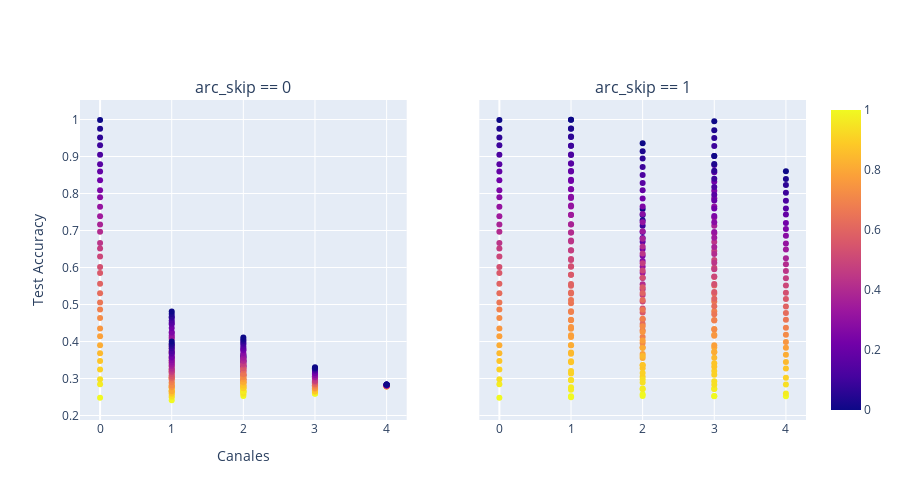

Source (notebook cell):
### Code cell
import plotly.express as px
import pandas as pd

hue = "swaps"
yplot = "test_Accuracy"
xplot = "arc_encoder_blocks"

extra_info = ["arc_features", "arc_num_conv",  "arc_latent_volume", "arc_encoder_blocks"]

df0 = df.query("arc_skip == 0")
df1 = df.query("arc_skip == 1")

fig0 = px.scatter(
    df0, x=xplot, y=yplot, color=hue, title="No skip", hover_data=extra_info)

fig1 = px.scatter(df1, x=xplot, y=yplot, color=hue, title="Skip", hover_data=extra_info)

fig0.update_layout(showlegend=False)  # Oculta la leyenda en el primer gráfico

# Combinar ambos gráficos en subplots
from plotly.subplots import make_subplots
import plotly.graph_objects as go

fig = make_subplots(rows=1, cols=2, subplot_titles=["arc_skip == 0", "arc_skip == 1"], shared_yaxes=True)

for trace in fig0.data:
    fig.add_trace(trace, row=1, col=1)

for trace in fig1.data:
    fig.add_trace(trace, row=1, col=2)

fig.update_layout(width=900, height=500, legend_title="Num swaps", showlegend=True,
                  xaxis={'title':{'text':"Canales"}},
                  yaxis={'title':{'text':"Test Accuracy"}},)

fig.show()

### Figure 1 — Plotly figure (JSON) as saved in the notebook; plotly's stock layout.template omitted (floating-point values rounded to 4 significant figures; data arrays with more than 128 entries replaced by an {"elided": "..."} marker saying what was removed)
{"data": [{"customdata": {"elided": "272x3 mixed values"}, "hovertemplate": "arc_encoder_blocks=%{x}<br>test_Accuracy=%{y}<br>arc_features=%{customdata[0]}<br>arc_num_conv=%{customdata[1]}<br>arc_latent_volume=%{customdata[2]}<br>swaps=%{marker.color}<extra></extra>", "legendgroup": "", "marker": {"color": {"elided": "272 float values"}, "coloraxis": "coloraxis", "symbol": "circle"}, "mode": "markers", "name": "", "orientation": "v", "showlegend": false, "type": "scatter", "x": {"elided": "272 int values"}, "xaxis": "x", "y": {"elided": "272 float values"}, "yaxis": "y"}, {"customdata": {"elided": "272x3 mixed values"}, "hovertemplate": "arc_encoder_blocks=%{x}<br>test_Accuracy=%{y}<br>arc_features=%{customdata[0]}<br>arc_num_conv=%{customdata[1]}<br>arc_latent_volume=%{customdata[2]}<br>swaps=%{marker.color}<extra></extra>", "legendgroup": "", "marker": {"color": {"elided": "272 float values"}, "coloraxis": "coloraxis", "symbol": "circle"}, "mode": "markers", "name": "", "orientation": "v", "showlegend": false, "type": "scatter", "x": {"elided": "272 int values"}, "xaxis": "x2", "y": {"elided": "272 float values"}, "yaxis": "y2"}], "layout": {"annotations": [{"font": {"size": 16}, "showarrow": false, "text": "arc_skip == 0", "x": 0.225, "xanchor": "center", "xref": "paper", "y": 1, "yanchor": "bottom", "yref": "paper"}, {"font": {"size": 16}, "showarrow": false, "text": "arc_skip == 1", "x": 0.775, "xanchor": "center", "xref": "paper", "y": 1, "yanchor": "bottom", "yref": "paper"}], "height": 500, "legend": {"title": {"text": "Num swaps"}}, "showlegend": true, "width": 900, "xaxis": {"anchor": "y", "domain": [0, 0.45], "title": {"text": "Canales"}}, "xaxis2": {"anchor": "y2", "domain": [0.55, 1]}, "yaxis": {"anchor": "x", "domain": [0, 1], "title": {"text": "Test Accuracy"}}, "yaxis2": {"anchor": "x2", "domain": [0, 1], "matches": "y", "showticklabels": false}}}
